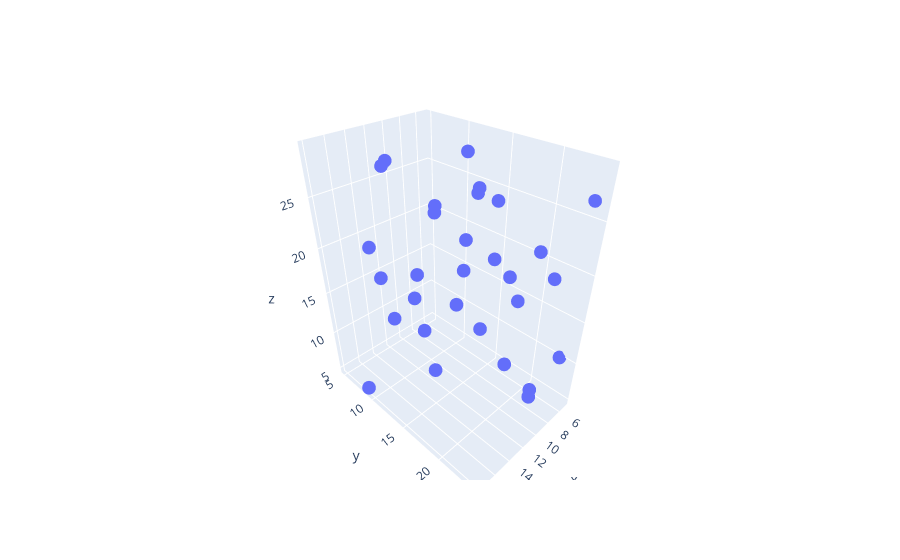

Notebook source saved alongside this figure:
### Code cell
# 3D scatter plot using plotly

x = np.random.randint(5,20,30)
y = np.random.randint(5,25,30)
z = np.random.randint(5,30,30)



fig = go.Figure()
fig.add_trace(go.Scatter3d(x=x,y=y,z=z,mode = 'markers'))
fig.show()

### Figure 1 — Plotly figure (JSON) as saved in the notebook; plotly's stock layout.template omitted (floating-point values rounded to 4 significant figures)
{"data": [{"mode": "markers", "type": "scatter3d", "x": [14, 13, 9, 9, 11, 11, 10, 6, 11, 13, 8, 12, 9, 6, 6, 9, 14, 10, 10, 5, 10, 18, 15, 6, 7, 11, 11, 6, 8, 12], "y": [15, 23, 14, 7, 17, 5, 24, 11, 19, 6, 22, 10, 14, 17, 20, 10, 6, 11, 9, 23, 17, 9, 11, 10, 18, 19, 5, 24, 22, 18], "z": [9, 21, 29, 14, 27, 8, 22, 15, 27, 15, 7, 14, 21, 17, 21, 23, 19, 23, 8, 10, 13, 5, 29, 10, 7, 22, 26, 27, 6, 28]}], "layout": {}}
